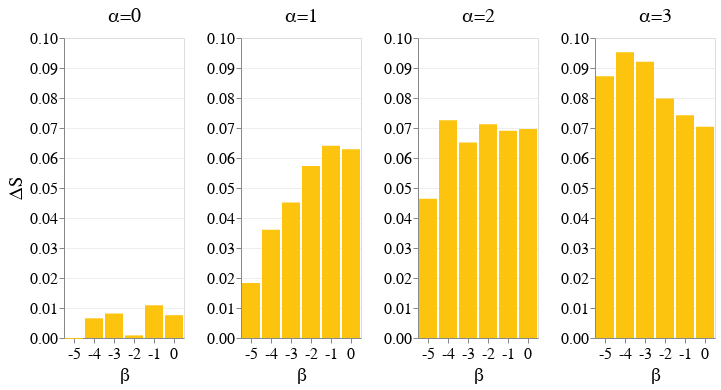

The code cell stored with this chart in its notebook:
### Code cell
import altair as alt
import os
import pandas as pd
import numpy as np
import matplotlib.pyplot as plt

folder = "side-50_dens-0.7_pop-0.3_hom-0.3_town-True"


folder_gravity = folder+"/gravity_"+folder 
folder = folder_gravity

csv_list = os.listdir(folder)
results = pd.read_csv(folder+"/"+csv_list[0])

for csv in csv_list[1:]:
    temp = pd.read_csv(folder+"/"+csv)
    results = pd.concat([results,temp])


results["model"] = results["mobility"].apply(lambda m: eval(m)["model"])
results["metric"] = results["mobility"].apply(lambda m: eval(m)["metric"] if "metric" in m else 0)
results["beta"] = results["mobility"].apply(lambda m: eval(m)["beta"] if "beta" in m else 0)
results["alpha"] = results["mobility"].apply(lambda m: eval(m)["alpha"] if "alpha" in m else 0)

    
    
group_gravityalfabeta = results.groupby(["alpha","beta"]).agg(mean_step=('Step', np.mean), 
                                                               mean_seg=('total_segregation', np.mean),
                                                               mean_cen_seg=('center_segregation', np.mean),
                                                                mean_per_seg=('periphery_segregation', np.mean),
                                                              ).reset_index()


#group_gravityalfabeta = group_gravityalfabeta[group_gravityalfabeta["alpha"]<=2group_gravityalfabeta = group_gravityalfabeta[group_gravityalfabeta["alpha"]<=2#2group_gravityalfabeta = group_gravityalfabeta[group_gravityalfabeta["alpha"]<=2group_gravityalfabeta = group_gravityalfabeta[group_gravityalfabeta["alpha"]<=2#]
group_gravityalfabeta = group_gravityalfabeta[group_gravityalfabeta["alpha"] == group_gravityalfabeta["alpha"].apply(lambda x: int(x))]

group_gravityalfabeta.rename(columns={"mean_cen_seg": "center",
                                     "mean_per_seg": "periphery"}, inplace=True)


group_gravityalfabeta["seg_diff"] = group_gravityalfabeta["periphery"] - group_gravityalfabeta["center"]

df0 = group_gravityalfabeta[group_gravityalfabeta["alpha"]==0][["beta","center","seg_diff"]]


ch0 = alt.Chart(df0).mark_bar().encode(
    alt.X('beta:N', axis=alt.Axis(title="β")),
    alt.Y('seg_diff:Q', axis=alt.Axis(title='ΔS'), scale=alt.Scale(domain=[0,.1])),
   ).properties(title="α=0")

df1 = group_gravityalfabeta[group_gravityalfabeta["alpha"]==1][["beta","center","seg_diff"]]

ch1 =  alt.Chart(df1).mark_bar().encode(
    alt.X('beta:N', axis=alt.Axis(title="β")),
    alt.Y('seg_diff:Q', axis=alt.Axis(title=''), scale=alt.Scale(domain=[0,.1])),
  ).properties(title="α=1")

df2 = group_gravityalfabeta[group_gravityalfabeta["alpha"]==2][["beta","center","seg_diff"]]


ch2 = alt.Chart(df2).mark_bar().encode(
    alt.X('beta:N', axis=alt.Axis(title="β")),
    alt.Y('seg_diff:Q', axis=alt.Axis(title=''), scale=alt.Scale(domain=[0,.1])),
    ).properties(title="α=2")

df3 = group_gravityalfabeta[group_gravityalfabeta["alpha"]==3][["beta","center","seg_diff"]]


ch3 =  alt.Chart(df3).mark_bar().encode(
    alt.X('beta:N', axis=alt.Axis(title="β")),
    alt.Y('seg_diff:Q', axis=alt.Axis(title=''), scale=alt.Scale(domain=[0,.1])),
    ).properties(title="α=3")




alt.hconcat( ch0,ch1,ch2,ch3  ).configure_axis(
    gridOpacity=0.5,titleFontWeight="normal",  labelFontSize =16, titleFontSize=19, labelAngle=0
    
    ).configure_mark(
    color='#fcc40f'
).configure_title(fontSize=20, fontWeight="normal")

### Figure 1 — Vega-Lite specification as saved in the notebook (floating-point values rounded to 4 significant figures)
{"config": {"view": {"continuousWidth": 300, "continuousHeight": 300}, "axis": {"gridOpacity": 0.5, "labelAngle": 0, "labelFontSize": 16, "titleFontSize": 19, "titleFontWeight": "normal"}, "mark": {"color": "#fcc40f"}, "title": {"fontSize": 20, "fontWeight": "normal"}}, "hconcat": [{"data": {"name": "data-56345606bf859b50a764bf158e993b52"}, "mark": {"type": "bar"}, "encoding": {"x": {"axis": {"title": "β"}, "field": "beta", "type": "nominal"}, "y": {"axis": {"title": "ΔS"}, "field": "seg_diff", "scale": {"domain": [0, 0.1]}, "type": "quantitative"}}, "title": "α=0"}, {"data": {"name": "data-de7a1de30a0a4c5330bc5d90b9e9b034"}, "mark": {"type": "bar"}, "encoding": {"x": {"axis": {"title": "β"}, "field": "beta", "type": "nominal"}, "y": {"axis": {"title": ""}, "field": "seg_diff", "scale": {"domain": [0, 0.1]}, "type": "quantitative"}}, "title": "α=1"}, {"data": {"name": "data-c9d5c840e26210d427492dae8607576e"}, "mark": {"type": "bar"}, "encoding": {"x": {"axis": {"title": "β"}, "field": "beta", "type": "nominal"}, "y": {"axis": {"title": ""}, "field": "seg_diff", "scale": {"domain": [0, 0.1]}, "type": "quantitative"}}, "title": "α=2"}, {"data": {"name": "data-931624b7c0ab7a3f2a82b3e800e3933e"}, "mark": {"type": "bar"}, "encoding": {"x": {"axis": {"title": "β"}, "field": "beta", "type": "nominal"}, "y": {"axis": {"title": ""}, "field": "seg_diff", "scale": {"domain": [0, 0.1]}, "type": "quantitative"}}, "title": "α=3"}], "$schema": "https://vega.github.io/schema/vega-lite/v5.6.1.json", "datasets": {"data-56345606bf859b50a764bf158e993b52": [{"beta": -5.0, "center": 0.7332, "seg_diff": -0.0002933}, {"beta": -4.0, "center": 0.7332, "seg_diff": 0.006569}, {"beta": -3.0, "center": 0.741, "seg_diff": 0.00816}, {"beta": -2.0, "center": 0.7682, "seg_diff": 0.000871}, {"beta": -1.0, "center": 0.7783, "seg_diff": 0.0109}, {"beta": 0.0, "center": 0.7857, "seg_diff": 0.007605}], "data-de7a1de30a0a4c5330bc5d90b9e9b034": [{"beta": -5.0, "center": 0.7184, "seg_diff": 0.0183}, {"beta": -4.0, "center": 0.7077, "seg_diff": 0.03611}, {"beta": -3.0, "center": 0.7154, "seg_diff": 0.0452}, {"beta": -2.0, "center": 0.7305, "seg_diff": 0.05732}, {"beta": -1.0, "center": 0.7432, "seg_diff": 0.06406}, {"beta": 0.0, "center": 0.7478, "seg_diff": 0.06296}], "data-c9d5c840e26210d427492dae8607576e": [{"beta": -5.0, "center": 0.6969, "seg_diff": 0.04644}, {"beta": -4.0, "center": 0.6835, "seg_diff": 0.07261}, {"beta": -3.0, "center": 0.711, "seg_diff": 0.06513}, {"beta": -2.0, "center": 0.7305, "seg_diff": 0.07126}, {"beta": -1.0, "center": 0.7461, "seg_diff": 0.06911}, {"beta": 0.0, "center": 0.7514, "seg_diff": 0.0697}], "data-931624b7c0ab7a3f2a82b3e800e3933e": [{"beta": -5.0, "center": 0.6671, "seg_diff": 0.08726}, {"beta": -4.0, "center": 0.6745, "seg_diff": 0.09528}, {"beta": -3.0, "center": 0.7016, "seg_diff": 0.09205}, {"beta": -2.0, "center": 0.7278, "seg_diff": 0.07986}, {"beta": -1.0, "center": 0.7459, "seg_diff": 0.07426}, {"beta": 0.0, "center": 0.7544, "seg_diff": 0.07039}]}}
